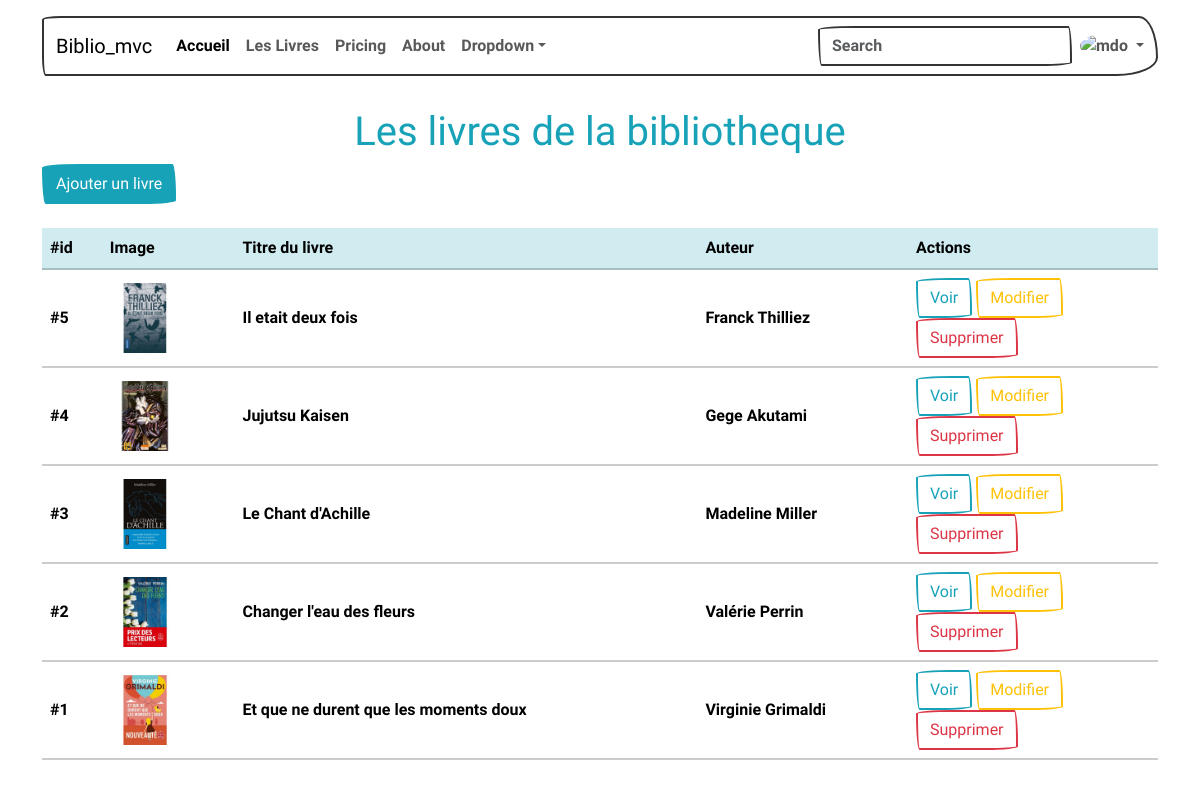
Screenshot of /livres with the database file from the repository.
### tables this page shows
CREATE TABLE `livres` (
  `id` int(11) NOT NULL,
  `titre` varchar(150) NOT NULL,
  `auteur` varchar(150) NOT NULL,
  `image` varchar(150) NOT NULL
);

### controllers/livresController.php (called while the page is built)
<?php
require_once "models/LivreManagerClass.php";
class LivresController{
    private $livreManager;
    public function __construct(){
        $this->livreManager = new LivreManager;
        $this->livreManager->chargementLivres();
    }
    public function afficherLivres(){
        $livres = $this->livreManager->getLivres();
        require "views/livresView.php";
    }
}

### models/LivreManagerClass.php (called while the page is built, shortened)
<?php
require_once "modelClass.php";
require_once "LivreClass.php";
class LivreManager extends Model {
    private $livres;
    public function ajoutLivre($livre){
        $this->livres[] = $livre;
    }
    public function getLivres(){
        return $this->livres;
    }
    public function chargementLivres(){
        $req = $this->getBdd()->prepare("SELECT * FROM livres ORDER BY id DESC");
        $req->execute();
        $data = $req->fetchAll(PDO::FETCH_ASSOC);
    }
}

### models/LivreClass.php (called while the page is built, shortened)
<?php
class Livre {
    private $id;
    private $titre;
    private $auteur;
    private $image;
    public function __construct($id, $titre, $auteur, $image){
        $this->id = $id;
        $this->titre = $titre;
        $this->auteur = $auteur;
        $this->image = $image;
    }
    public function getId(){ return $this->id; }
    public function getTitre(){ return $this->titre; }
    public function getAuteur(){ return $this->auteur; }
    public function getImage(){ return $this->image; }
}

### models/ModelClass.php (called while the page is built, shortened)
<?php
abstract class Model {
    private static $pdo;
    private static function setBdd(){
        self::$pdo = new PDO("mysql:host=localhost; dbname=biblio_mvc; charset=utf8", "root", "");
        self::$pdo->setAttribute(PDO::ATTR_ERRMODE, PDO::ERRMODE_WARNING);
    }
    protected function getBdd(){
        return self::$pdo;
    }
}

### views/livresView.php (the view, shortened to what this page needs)
<a href="#link" type="button" class="btn btn-info mb-4">Ajouter un livre</a>
<table class="table table-hover">
    <thead>
        <tr class="table-info">
            <th scope="col">#id</th>
            <th scope="col">Image</th>
            <th scope="col">Titre du livre</th>
            <th scope="col">Auteur</th>
            <th scope="col">Actions</th>
        </tr>
    </thead>
    <tbody>
        <?php for($i = 0; $i < count($livres); $i++) : ?>
            <tr class="table-light">
                <th scope="row" class="align-middle">#<?= $livres[$i]->getId(); ?></th>
                <td class="align-middle"><img src="public/img/<?= $livres[$i]->getImage(); ?>" width="70px"></td>
                <td class="align-middle"><?= $livres[$i]->getTitre(); ?></td>
                <td class="align-middle"><?= $livres[$i]->getAuteur(); ?></td>
                <td width=250 class="align-middle"><a href="#link" type="button" class="btn btn-outline-info">Voir</a>
                    <a href="#link" type="button" class="btn btn-outline-warning">Modifier</a>
                    <a href="#link" type="button" class="btn btn-outline-danger">Supprimer</a>
                </td>
            </tr>
        <?php endfor; ?>
    </tbody>
</table>
<?php
$content = ob_get_clean();
$titre = "Les livres de la bibliotheque";
require "template.php";

### index.php (shortened to what this page needs)
<?php
require_once "controllers/livresController.php";
$livresController = new LivresController;
if(empty($_GET['page'])){
    require "views/accueilView.php";
}
else {
    switch($_GET['page']){
        case "livres": $livresController->afficherLivres();
        break;
    }
}

### views/template.php (shortened to what this page needs)
<!doctype html>
<html lang="en">
<head>
    <link rel="stylesheet" href="https://bootswatch.com/5/sketchy/bootstrap.min.css">
</head>
<body>
    <div class="container-fluid">
        <header class="p-3 mb-3">
            <div class="container">
                <nav class="navbar navbar-expand-lg navbar-light bg-light">
                    <div class="container-fluid">
                        <a class="navbar-brand" href="index.php">Biblio_mvc</a>
                        <div class="collapse navbar-collapse" id="navbarColor03">
                            <ul class="navbar-nav me-auto">
                                <li class="nav-item">
                                    <a class="nav-link active" href="accueil">Accueil
                                    </a>
                                </li>
                                <li class="nav-item">
                                    <a class="nav-link" href="livres">Les Livres</a>
                                </li>
                                <li class="nav-item">
                                    <a class="nav-link" href="#">Pricing</a>
                                </li>
                                <li class="nav-item">
                                    <a class="nav-link" href="#">About</a>
                                </li>
                                <li class="nav-item dropdown">
                                    <a class="nav-link dropdown-toggle" data-bs-toggle="dropdown" href="#" role="button" aria-haspopup="true" aria-expanded="false">Dropdown</a>
                                </li>
                            </ul>
                            <form class="d-flex">
                                <input class="form-control me-sm-2" type="text" placeholder="Search">
                            </form>
                            <div class="dropdown text-end">
                                <a href="#" class="d-block link-dark text-decoration-none dropdown-toggle" id="dropdownUser1" data-bs-toggle="dropdown" aria-expanded="false">
                                    <img src="https://github.com/mdo.png" alt="mdo" width="32" height="32" class="rounded-circle">
                                </a>
                            </div>
                        </div>
                    </div>
                </nav>
            </div>
        </header>
    </div>
    <div class="container">
        <h1 class="text-center text-info"><?= $titre ?></h1>
        <?= $content ?>
    </div>
</body>
</html>

### rows the page displays
livres: id "5", image (picture), titre "Il etait deux fois", auteur "Franck Thilliez"
livres: id "4", image (picture), titre "Jujutsu Kaisen", auteur "Gege Akutami"
livres: id "3", image (picture), titre "Le Chant d'Achille", auteur "Madeline Miller"
livres: id "2", image (picture), titre "Changer l'eau des fleurs", auteur "Valérie Perrin"
livres: id "1", image (picture), titre "Et que ne durent que les moments doux", auteur "Virginie Grimaldi"

### other values shown
$titre "Les livres de la bibliotheque"
